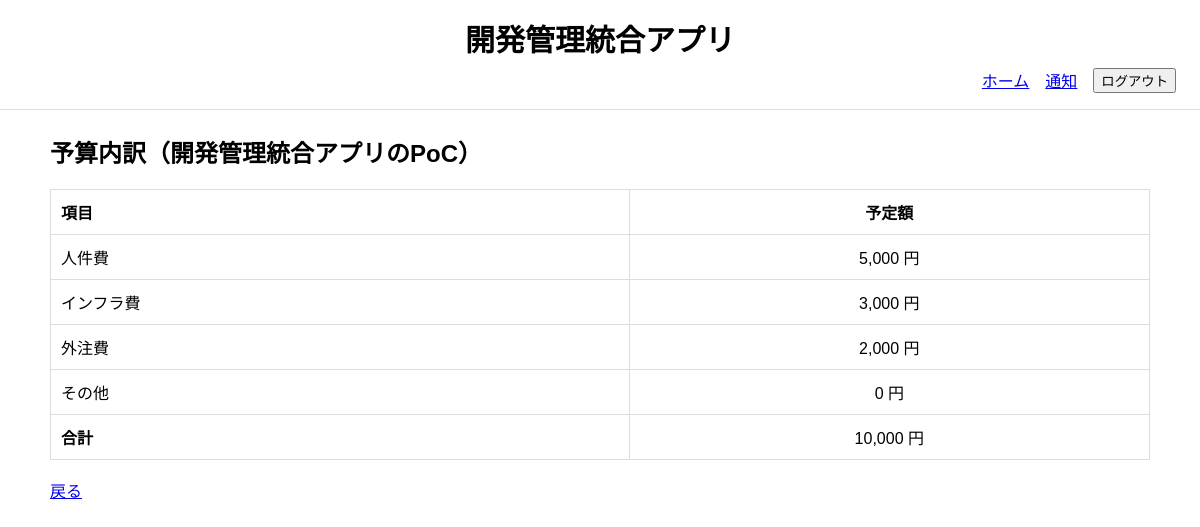
The page /projects/1/budget/ (signed in) on the database its author committed.
### project_management_app/models.py (models this page shows, shortened)
class Project(models.Model):
    class Status(models.TextChoices):
        DRAFT = "draft", "下書き"
        PENDING_MANAGER = "pending_manager", "部門承認待ち"
        PENDING_HQ = "pending_hq", "本部承認待ち"
        APPROVED = "approved", "承認済"
        IN_PROGRESS = "in_progress", "進行中"
        COMPLETED = "completed", "完了"
        REJECTED = "rejected", "却下"
    name = models.CharField("案件名", max_length=200)
    description = models.TextField("目的・概要")
    applicant = models.ForeignKey(
        CustomUser,
        verbose_name="案件担当者",
        on_delete=models.SET_NULL,
        null=True,
        blank=True,
        related_name="applied_projects"
    )
    department = models.ForeignKey(
        Department,
        verbose_name="担当部門",
        on_delete=models.PROTECT,
        related_name="projects",
    )
    estimated_budget = models.DecimalField(
        "予算額", max_digits=12, decimal_places=0
        )
    is_budget_notified = models.BooleanField(default=False)
    progress_rate = models.PositiveIntegerField(
        "全体進捗率",
        default=0,
        validators=[MinValueValidator(0), MaxValueValidator(100)]
    )
    status = models.CharField(
        "ステータス",
        max_length=30,
        choices=Status.choices,
        default=Status.DRAFT
    )
    submitted_at = models.DateField("申請日", null=True, blank=True)
    start_date = models.DateField("開始日", null=True, blank=True)
    due_date = models.DateField("期限", null=True, blank=True)
    approved_at = models.DateField("最終承認日", null=True, blank=True)
    completed_at = models.DateField("完了日", null=True, blank=True)
    created_at = models.DateTimeField("作成日時", auto_now_add=True)
    updated_at = models.DateTimeField("更新日時", auto_now=True)
    class Meta:
        verbose_name = "案件"
        verbose_name_plural = "案件"
        ordering = ["-created_at"]

class BudgetPlan(models.Model):
    project = models.ForeignKey(
        Project,
        on_delete=models.CASCADE,
        related_name="budget_plans",
        verbose_name="案件"
    )
    category = models.CharField("費目", max_length=100)
    planned_amount = models.DecimalField("予定額", max_digits=12, decimal_places=0)
    class Meta:
        verbose_name = "予算内訳"
        verbose_name_plural = "予算内訳"

### project_management_app/views.py (the view)
# urls.py: path("projects/<int:pk>/budget/", BudgetPlanDetailView.as_view(), name="budget_plan_detail"),
class BudgetPlanDetailView(LoginRequiredMixin, DetailView):
    model = Project
    template_name = "project_management_app/budget_plan_detail.html"
    context_object_name = "project"
    def get_queryset(self):
        return Project.objects.prefetch_related("budget_plans")

### project_management_app/context_processors.py (called while the page is built)
def notification_count(request):
    if request.user.is_authenticated:
        count = Notification.objects.filter(
            recipient=request.user,
            is_read=False
        ).count()
    else:
        count = 0
    return {
        "unread_notification_count": count
    }

def pending_approval_count(request):
    if request.user.is_authenticated:
        if request.user.role == "manager":
            count = Project.objects.filter(
                department=request.user.department,
                status=Project.Status.PENDING_MANAGER
            ).count()
        elif request.user.role == "hq":
            count = Project.objects.filter(
                status=Project.Status.PENDING_HQ
            ).count()
        else:
            count = 0
    else:
        count = 0
    return {
        "pending_approval_count": count
    }

### project_management_app/templates/project_management_app/budget_plan_detail.html (shortened to what this page needs)
{% extends "project_management_app/base.html" %}
{% load humanize %}
{% block content %}
<h2>予算内訳（{{ project.name }}）</h2>
<table>
    <tr>
        <th>項目</th>
        <th>予定額</th>
    </tr>
    {% for p in project.budget_plans.all %}
    <tr>
        <td>{{ p.category }}</td>
        <td>{{ p.planned_amount|intcomma }} 円</td>
    </tr>
    {% empty %}
    <tr>
        <td colspan="2">内訳は登録されていません</td>
    </tr>
    {% endfor %}
    <tr>
        <td><strong>合計</strong></td>
        <td>{{ project.estimated_budget|intcomma }} 円</td>
    </tr>
</table>
<br>
<a href="{% url 'project_detail' project.pk %}">戻る</a>
{% endblock %}

### project_management_app/static/project_management_app/base.css (style rules this page uses)
body { font-family: sans-serif; margin: 0; }
table { width: 100%; border-collapse: collapse; }
th, td { text-align: center; vertical-align: middle; padding: 10px; border: 1px solid #ddd; }
th:first-child, td:first-child { text-align: left; }

### rows shown on the page
Project: name "開発管理統合アプリのPoC", estimated_budget "10,000"
BudgetPlan: category "人件費", planned_amount "5,000"
BudgetPlan: category "インフラ費", planned_amount "3,000"
BudgetPlan: category "外注費", planned_amount "2,000"
BudgetPlan: category "その他", planned_amount "0"
